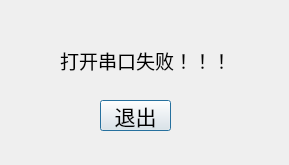
<?xml version="1.0" encoding="UTF-8"?>
<ui version="4.0">
 <class>OpenError</class>
 <widget class="QDialog" name="OpenError">
  <property name="geometry">
   <rect>
    <x>0</x>
    <y>0</y>
    <width>289</width>
    <height>165</height>
   </rect>
  </property>
  <property name="windowTitle">
   <string>error</string>
  </property>
  <widget class="QPushButton" name="pushButton">
   <property name="geometry">
    <rect>
     <x>100</x>
     <y>100</y>
     <width>71</width>
     <height>31</height>
    </rect>
   </property>
   <property name="font">
    <font>
     <family>楷体</family>
     <pointsize>16</pointsize>
    </font>
   </property>
   <property name="text">
    <string>退出</string>
   </property>
  </widget>
  <widget class="QLabel" name="OpenError_2">
   <property name="geometry">
    <rect>
     <x>60</x>
     <y>30</y>
     <width>181</width>
     <height>61</height>
    </rect>
   </property>
   <property name="font">
    <font>
     <family>楷体</family>
     <pointsize>14</pointsize>
    </font>
   </property>
   <property name="whatsThis">
    <string>错误提示</string>
   </property>
   <property name="text">
    <string>打开串口失败！！！</string>
   </property>
  </widget>
 </widget>
 <resources/>
 <connections/>
</ui>
